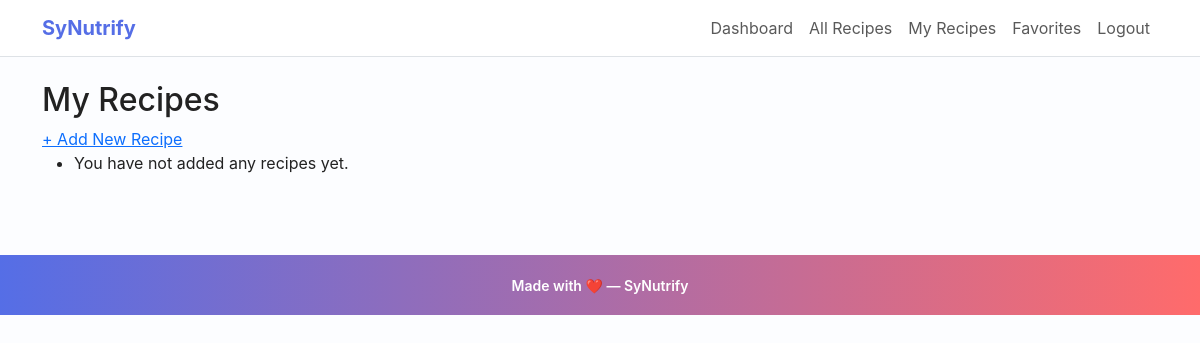
The page /my_recipes (signed in) on the database as committed earlier.
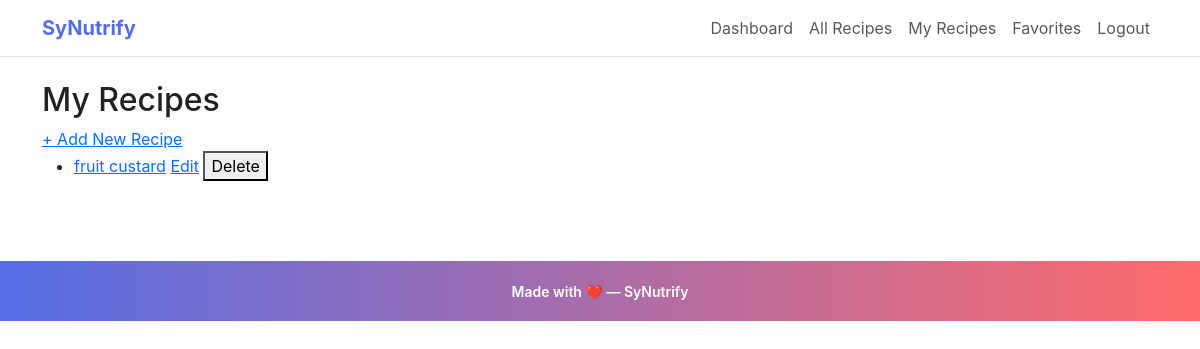
The same page on the database as committed later.
### app.py (models this page shows)
class Recipe(db.Model):
    id = db.Column(db.Integer, primary_key=True)
    title = db.Column(db.String(150), nullable=False)
    image_url = db.Column(db.String(300))        # New: for recipe image
    ingredients = db.Column(db.Text, nullable=False)
    calories = db.Column(db.Float)
    proteins = db.Column(db.Float)
    fats = db.Column(db.Float)
    carbs = db.Column(db.Float)
    fibers = db.Column(db.Float)
    instructions = db.Column(db.Text, nullable=False)
    youtube_url = db.Column(db.String(300))
    user_id = db.Column(db.Integer, db.ForeignKey("user.id"), nullable=False)
    ratings = db.relationship("Rating", backref="recipe", lazy=True)
    comments = db.relationship("Comment", backref="recipe", lazy=True)

### app.py (the view)
@app.route("/my_recipes")
@login_required
def my_recipes():
    user_recipes = Recipe.query.filter_by(user_id=current_user.id).all()
    return render_template("my_recipes.html", recipes=user_recipes)

### app.py (called while the page is built)
@login_manager.user_loader
def load_user(user_id):
    return User.query.get(int(user_id))

### templates/my_recipes.html
{% extends "base.html" %}
{% block content %}
<h2>My Recipes</h2>
<a href="{{ url_for('add_recipe') }}">+ Add New Recipe</a>
<ul>
    {% for r in recipes %}
    <li>
        <a href="{{ url_for('recipe_detail', recipe_id=r.id) }}">{{ r.title }}</a>
        <a href="{{ url_for('edit_recipe', recipe_id=r.id) }}">Edit</a>
        <form action="{{ url_for('delete_recipe', recipe_id=r.id) }}" method="POST" style="display:inline;">
            <button type="submit">Delete</button>
        </form>
    </li>
    {% else %}
    <li>You have not added any recipes yet.</li>
    {% endfor %}
</ul>
{% endblock %}

Rows that differ between the two databases and show on the page:
added Recipe: title "fruit custard"
Other text that changed with them:
text no longer shown: "You have not added any recipes yet."
